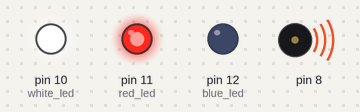
This sketch was run on a simulated Arduino Uno, built with avr-gcc and run on an emulated ATmega328P. Parts: output pins drawn as LEDs (lit = HIGH), buzzer (waves = sounding). Pins used as bus, display or sensor lines are not drawn.

Above: at 0.5 s.
At 1.5 s:
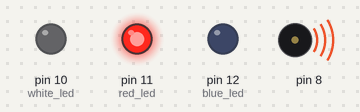
At 2.5 s:
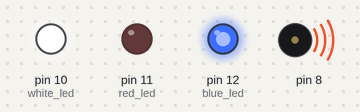
At 3.5 s:
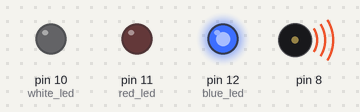
At 4.2 s:
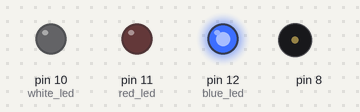
Timing chart, 0 to 5.9 s (numbered marks = the images above):
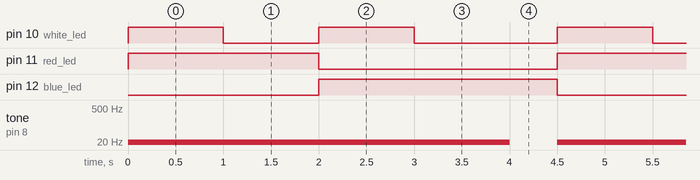

Measured:
- by itself, pin 10 (white_led): repeats every 4.5 s: LOW 1.0 s, HIGH 1.0 s, LOW 1.5 s, HIGH 1.0 s
- by itself, pin 11 (red_led): alternates HIGH for 2.0 s and LOW for 2.5 s
- by itself, pin 12 (blue_led): alternates HIGH for 2.5 s and LOW for 2.0 s
- by itself, tone on pin 8: repeats every 4.5 s: 1 Hz 2.0 s, silent 0.50 s, 5 Hz 2.0 s

The sketch:

blinki-blinki.ino
```cpp
void setup() {
  // put your setup code here, to run once:
pinMode(11, OUTPUT); //red led
pinMode(12, OUTPUT);//blue led
pinMode(10, OUTPUT);//white led
pinMode(8, OUTPUT);

}

void loop() {
  // put your main code here, to run repeatedly:
  tone(8,5);
  digitalWrite(8, HIGH);
digitalWrite(11, HIGH);
digitalWrite(12, LOW);
digitalWrite(10, HIGH);
delay(1000);
digitalWrite(10,LOW);
delay(1000);
tone(8,1.0);

digitalWrite(11, LOW);
digitalWrite(12, HIGH);
digitalWrite(10, HIGH);
delay(1000);
digitalWrite(10,LOW);
delay(1000);
digitalWrite(8, LOW);
tone(8,0.1);
delay(500);
tone(8,5.0);
}
```
